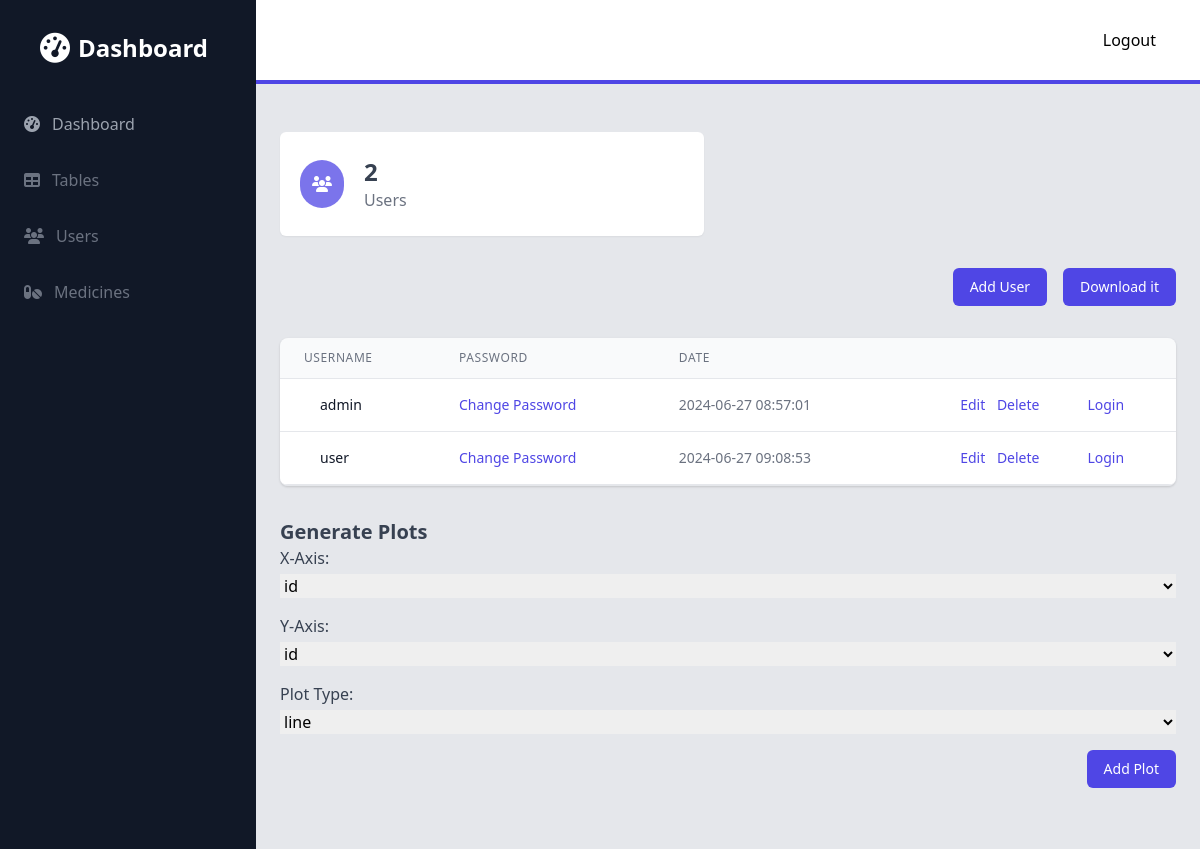
Before: /admin/users (signed in) with the older database file.
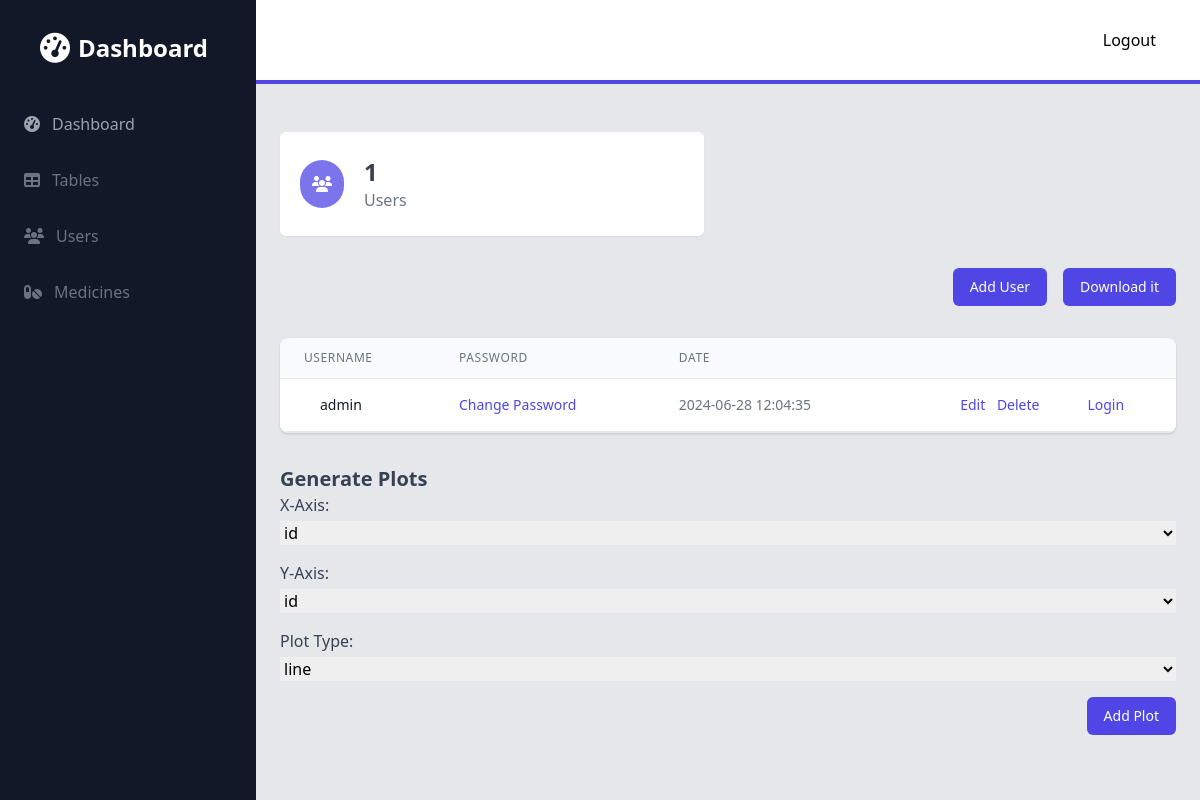
After: the same page with the newer database file.
### models.py (models this page shows)
class User(db.Model, UserMixin):
    id = db.Column(db.Integer, primary_key=True)
    username = db.Column(db.String(150), unique=True)
    password = db.Column(db.String(150))
    is_admin = db.Column(db.Boolean, default=False)
    date_created = db.Column(db.DateTime(timezone=True), default=func.now())

### admin.py (the view)
@admin.route('/users')
@login_required
def users():
    users = User.query.all()
    columns = User.__table__.columns
    columns = [column.name for column in columns]
    return render_template('admin/users.html', users=users, plot_types=PLOTS, columns=columns, table_name='User')

### app.py (called while the page is built)
def create_app():
    app = Flask(__name__)
    app.config['SQLALCHEMY_DATABASE_URI'] = 'sqlite:///database.db'
    app.config['SECRET_KEY'] = 'secret'
    app.register_blueprint(views, url_prefix='/')
    app.register_blueprint(auth, url_prefix='/')
    app.register_blueprint(admin, url_prefix='/admin')
    login_manager = LoginManager()
    login_manager.login_view = 'auth.login'
    login_manager.init_app(app)
    @login_manager.user_loader
    def load_user(id):
        return User.query.get(int(id))
    with app.app_context():
        db.init_app(app)
        db.create_all()
    return app

### templates/admin/users.html
{% extends 'admin/base.html' %}
{% block content %}
<div class="container px-6 py-8 mx-auto">
    <div class="mt-4">
        <div class="flex flex-wrap -mx-6">
            <div class="w-full px-6 sm:w-1/2 xl:w-1/3">
                <div class="flex items-center px-5 py-6 bg-white rounded-md shadow-sm">
                    <div class="p-3 bg-indigo-600 bg-opacity-75 rounded-full">
                        <i class="fas fa-users text-white"></i>
                    </div>
                    <div class="mx-5">
                        <h4 class="text-2xl font-semibold text-gray-700">{{ users|length }}</h4>
                        <div class="text-gray-500">Users</div>
                    </div>
                </div>
            </div>
        </div>
    </div>
    <div class="mt-8">
      <div class="flex justify-end gap-4">
        <a href="{{ url_for('admin.create_user') }}" class="px-4 py-2 text-sm font-medium leading-5 text-white transition-colors duration-150 bg-indigo-600 border border-transparent rounded-md active:bg-indigo-600 hover:bg-indigo-700 focus:outline-none focus:shadow-outline-indigo">
          Add User
        </a>
        <a href="{{ url_for('admin.tables') }}" class="px-4 py-2 text-sm font-medium leading-5 text-white transition-colors duration-150 bg-indigo-600 border border-transparent rounded-md active:bg-indigo-600 hover:bg-indigo-700 focus:outline-none focus:shadow-outline-indigo">
          Download it
        </a>
      </div>
    </div>
    <div class="mt-8">
        <div class="flex flex-col mt-8">
            <div class="py-2 -my-2 overflow-x-auto sm:-mx-6 sm:px-6 lg:-mx-8 lg:px-8">
                <div class="inline-block min-w-full overflow-hidden align-middle border-b border-gray-200 shadow sm:rounded-lg">
                    <table class="min-w-full">
                        <thead>
                            <tr>
                                <th class="px-6 py-3 text-xs font-medium leading-4 tracking-wider text-left text-gray-500 uppercase border-b border-gray-200 bg-gray-50">Username</th>
                                <th class="px-6 py-3 text-xs font-medium leading-4 tracking-wider text-left text-gray-500 uppercase border-b border-gray-200 bg-gray-50">Password</th>
                                <th class="px-6 py-3 text-xs font-medium leading-4 tracking-wider text-left text-gray-500 uppercase border-b border-gray-200 bg-gray-50">Date</th>
                                <th class="px-6 py-3 border-b border-gray-200 bg-gray-50"></th>
                                <th class="px-6 py-3 border-b border-gray-200 bg-gray-50"></th>
                            </tr>
                        </thead>
                        <tbody class="bg-white">
                            {% for user in users %}
                            <tr>
                                <td class="px-6 py-4 whitespace-no-wrap border-b border-gray-200">
                                    <div class="flex items-center">
                                        <div class="ml-4">
                                            <div class="text-sm font-medium leading-5 text-gray-900">{{ user.username }}</div>
                                        </div>
                                    </div>
                                </td>
                                <td class="px-6 py-4 whitespace-no-wrap border-b border-gray-200">
                                    <div class="text-sm leading-5 text-gray-900">
                                      <a href="{{ url_for('admin.change_password', id=user.id) }}" class="text-indigo-600 hover:text-indigo-900">Change Password</a>
                                    </div>
                                </td>
                                <td class="px-6 py-4 text-sm leading-5 text-gray-500 whitespace-no-wrap border-b border-gray-200">
                                    {{ user.date_created }}
                                </td>
                                <td class="px-6 py-4 text-sm font-medium leading-5 text-right whitespace-no-wrap border-b border-gray-200">
                                    <a href="{{ url_for('admin.update_user', id=user.id) }}" class="text-indigo-600 hover:text-indigo-900">Edit</a>
                                    <a href="{{ url_for('admin.delete_user', id=user.id) }}" class="ml-2 text-indigo-600 hover:text-indigo-900">Delete</a>
                                </td>
                                <td class="px-6 py-4 text-sm leading-5 text-gray-500 whitespace-no-wrap border-b border-gray-200">
                                  <a href="{{ url_for('admin.login_as_user', id=user.id) }}" class="text-indigo-600 hover:text-indigo-900">Login</a>
                                </td>
                            </tr>
                            {% endfor %}
                        </tbody>
                    </table>
                </div>
            </div>
        </div>
    </div>
    {% include "admin/plots.html" %}
</div>
{% endblock %}

### templates/admin/base.html (shortened to what this page needs)
<!DOCTYPE html>
<html lang="en">
<head>
  <link rel="stylesheet" href="https://cdn.jsdelivr.net/npm/tailwindcss@2.0.2/dist/tailwind.min.css">
  <link rel="stylesheet" href="https://cdnjs.cloudflare.com/ajax/libs/font-awesome/6.5.2/css/all.min.css" />
</head>
<body>
<div class="flex h-screen bg-gray-200">
  <div class="fixed inset-y-0 left-0 z-30 w-64 overflow-y-auto transition duration-300 transform bg-gray-900 lg:translate-x-0 lg:static lg:inset-0"
       id="sidebar">
    <div class="flex items-center justify-center mt-8">
      <div class="flex items-center">
        <i class="fas fa-tachometer-alt text-3xl text-white"></i>
        <span class="mx-2 text-2xl font-semibold text-white">Dashboard</span>
      </div>
    </div>
    <nav class="mt-10">
          <a href="{{ url_for('admin.panel') }}" class="flex items-center px-6 py-2 mt-4 text-gray-400 hover:bg-gray-700 hover:bg-opacity-25 hover:text-gray-100">
        <i class="fas fa-tachometer-alt"></i>
        <span class="mx-3">Dashboard</span>
      </a>
      <a href="{{ url_for('admin.tables') }}" class="flex items-center px-6 py-2 mt-4 text-gray-500 hover:bg-gray-700 hover:bg-opacity-25 hover:text-gray-100">
        <i class="fas fa-table"></i>
        <span class="mx-3">Tables</span>
      </a>
      <a href="{{ url_for('admin.users') }}" class="flex items-center px-6 py-2 mt-4 text-gray-500 hover:bg-gray-700 hover:bg-opacity-25 hover:text-gray-100">
        <i class="fas fa-users"></i>
        <span class="mx-3">Users</span>
      </a>
      <a href="{{ url_for('admin.medicines') }}" class="flex items-center px-6 py-2 mt-4 text-gray-500 hover:bg-gray-700 hover:bg-opacity-25 hover:text-gray-100">
          <i class="fas fa-pills"></i>
          <span class="mx-3">Medicines</span>
      </a>
    </nav>
  </div>
  <div class="flex flex-col flex-1 overflow-hidden">
    <header class="flex items-center justify-between px-6 py-4 bg-white border-b-4 border-indigo-600">
      <div class="flex items-center">
          <a href="{{ url_for('auth.logout') }}" class="p-3 px-5 text-black bg-slate-900">Logout</a>
      </div>
    </header>
      <main class='flex-1 overflow-x-hidden overflow-y-auto bg-gray-200'>
        {% block content %}
        {% endblock %}
      </main>
  </div>
</div>
</body>
</html>

### templates/admin/plots.html (shortened to what this page needs)
    <div class="mt-8">
        <h2 class="text-xl font-semibold text-gray-700">Generate Plots</h2>
        <form id="plotForm">
            <div class="mb-4">
                <label class="block text-gray-700">X-Axis:</label>
                <select name="x_axis" class="block w-full mt-1">
                  {% for column in columns %}
                    <option value="{{ column }}">{{ column }}</option>
                  {% endfor %}
                </select>
            </div>
            <div class="mb-4">
                <label class="block text-gray-700">Y-Axis:</label>
                <select name="y_axis" class="block w-full mt-1">
                {% for column in columns %}
                    <option value="{{ column }}">{{ column }}</option>
                {% endfor %}
                </select>
            </div>
            <div class="mb-4">
                <label class="block text-gray-700">Plot Type:</label>
                <select name="plot_type" class="block w-full mt-1">
                    {% for plot_type in plot_types %}
                    <option value="{{ plot_type }}">{{ plot_type }}</option>
                    {% endfor %}
                </select>
            </div>
            <div class="flex justify-end">
                <button type="button" onclick="addPlot()" class="px-4 py-2 text-sm font-medium leading-5 text-white transition-colors duration-150 bg-indigo-600 border border-transparent rounded-md active:bg-indigo-600 hover:bg-indigo-700 focus:outline-none focus:shadow-outline-indigo">
                    Add Plot
                </button>
            </div>
        </form>
    </div>
    <div id="plotsContainer" class="mt-8 space-y-4 border-t border-gray-200">
    </div>

Changed rows visible on the page:
removed User: username "user", date_created "2024-06-27 09:08:53"
changed User "admin": date_created "2024-06-27 08:57:01" → "2024-06-28 12:04:35"
Other visible differences:
{{ users|length }}: "2" → "1"
